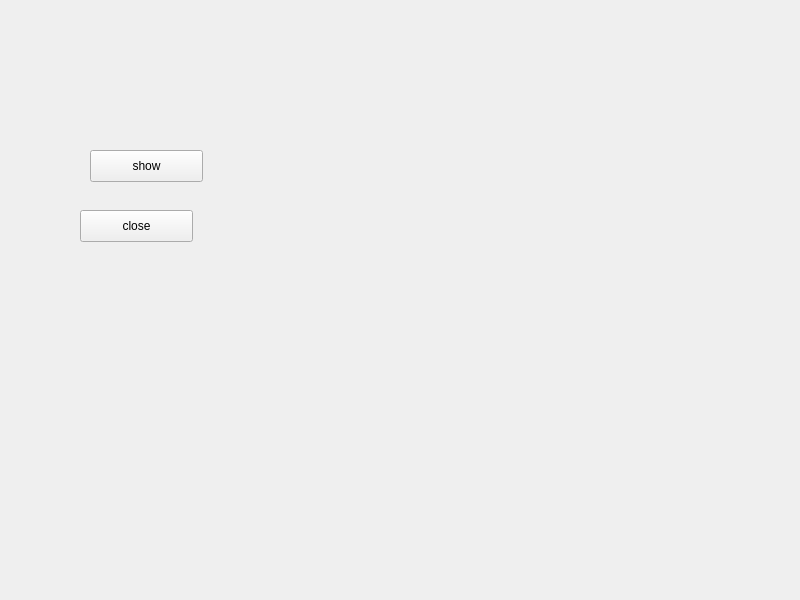
<?xml version="1.0" encoding="UTF-8"?>
<ui version="4.0">
 <class>MainWindow</class>
 <widget class="QMainWindow" name="MainWindow">
  <property name="geometry">
   <rect>
    <x>0</x>
    <y>0</y>
    <width>800</width>
    <height>600</height>
   </rect>
  </property>
  <property name="windowTitle">
   <string notr="true">MainWindow</string>
  </property>
  <property name="unifiedTitleAndToolBarOnMac">
   <bool>true</bool>
  </property>
  <widget class="QWidget" name="centralwidget">
   <property name="toolTip">
    <string notr="true"/>
   </property>
   <widget class="QPushButton" name="pushButton">
    <property name="geometry">
     <rect>
      <x>90</x>
      <y>150</y>
      <width>113</width>
      <height>32</height>
     </rect>
    </property>
    <property name="text">
     <string>show</string>
    </property>
   </widget>
   <widget class="QWidget" name="widget" native="true">
    <property name="geometry">
     <rect>
      <x>40</x>
      <y>350</y>
      <width>120</width>
      <height>80</height>
     </rect>
    </property>
   </widget>
   <widget class="QPushButton" name="pushButton_2">
    <property name="geometry">
     <rect>
      <x>80</x>
      <y>210</y>
      <width>113</width>
      <height>32</height>
     </rect>
    </property>
    <property name="text">
     <string>close</string>
    </property>
   </widget>
  </widget>
 </widget>
 <resources/>
 <connections>
  <connection>
   <sender>pushButton</sender>
   <signal>clicked()</signal>
   <receiver>widget</receiver>
   <slot>show()</slot>
   <hints>
    <hint type="sourcelabel">
     <x>146</x>
     <y>165</y>
    </hint>
    <hint type="destinationlabel">
     <x>99</x>
     <y>389</y>
    </hint>
   </hints>
  </connection>
  <connection>
   <sender>pushButton_2</sender>
   <signal>clicked()</signal>
   <receiver>widget</receiver>
   <slot>hide()</slot>
   <hints>
    <hint type="sourcelabel">
     <x>136</x>
     <y>225</y>
    </hint>
    <hint type="destinationlabel">
     <x>99</x>
     <y>389</y>
    </hint>
   </hints>
  </connection>
 </connections>
</ui>
